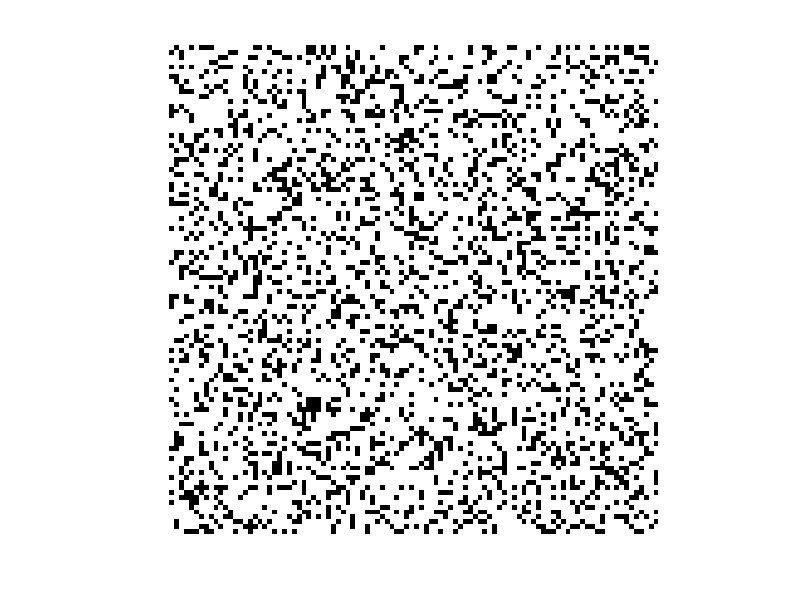

Source code (MATLAB): (Note: this script raises an error after producing the figure.)
clc
clear all
close all
%% init
L = [0,1,2,3];            % label field
M = length(L);            % label number
img = rand(100,100);      % init image
img( img>0.75 ) = 3;
img( (0.5<img)&(img<=0.75) ) = 2;
img( (0.25<img)&(img<=0.5) ) = 1;
img( img<=0.25 ) = 0;
filter = zeros(3,3);      % 3x3 window
alpha = 0                 % 1st-order potential factor
beta = 0.8*[1 1 1 1]      % interaction parameter
clique = cell(1,8);       % c8 c1 c5  b4 b1 b3
                          % c3 [] c4  b2 [] b2
                          % c6 c2 c7  b3 b1 b4
%% funcs
% test block
figure(10)
imshow(img)
% filter = [8 1 5; 3 0 4; 6 2 7]
% clique = updateclique(filter)

% filter = [1 1 0;
%           0 1 1;
%           1 0 1]

% test block
%% calculated parameters
betaC = reshape([beta',beta']',1,8);

%% iteration
[r,c] = size(img);
distribution = 0;
for k = 1:5000
    for i = 1:r
        for j = 1:c
            if (i==1)&&(j==1)
                filter(1,1) = NaN;
                filter(1,2) = NaN;
                filter(1,3) = NaN;
                filter(2,1) = NaN;
                filter(2,2) = img(i,j);
                filter(2,3) = img(i,j+1);
                filter(3,1) = NaN;
                filter(3,2) = img(i+1,j);
                filter(3,3) = img(i+1,j+1);
            end
            if (i==1)&&(j~=1)&&(j~=c)
                filter(1,1) = NaN;
                filter(1,2) = NaN;
                filter(1,3) = NaN;
                filter(2,1) = img(i,j-1);
                filter(2,2) = img(i,j);
                filter(2,3) = img(i,j+1);
                filter(3,1) = img(i+1,j-1);
                filter(3,2) = img(i+1,j);
                filter(3,3) = img(i+1,j+1);
            end
            if (i==1)&&(j==c)
                filter(1,1) = NaN;
                filter(1,2) = NaN;
                filter(1,3) = NaN;
                filter(2,1) = img(i,j-1);
                filter(2,2) = img(i,j);
                filter(2,3) = NaN;
                filter(3,1) = img(i+1,j-1);
                filter(3,2) = img(i+1,j);
                filter(3,3) = NaN;
            end
            
            if (i~=1)&&(i~=r)&&(j==1)
                filter(1,1) = NaN;
                filter(1,2) = img(i-1,j);
                filter(1,3) = img(i-1,j+1);
                filter(2,1) = NaN;
                filter(2,2) = img(i,j);
                filter(2,3) = img(i,j+1);
                filter(3,1) = NaN;
                filter(3,2) = img(i+1,j);
                filter(3,3) = img(i+1,j+1);
            end
            if (i==r)&&(j~=1)&&(j~=c)
                filter(1,1) = img(i-1,j-1);
                filter(1,2) = img(i-1,j);
                filter(1,3) = img(i-1,j+1);
                filter(2,1) = img(i,j-1);
                filter(2,2) = img(i,j);
                filter(2,3) = img(i,j+1);
                filter(3,1) = NaN;
                filter(3,2) = NaN;
                filter(3,3) = NaN;
            end
            
            if (i==r)&&(j==1)
                filter(1,1) = NaN;
                filter(1,2) = img(i-1,j);
                filter(1,3) = img(i-1,j+1);
                filter(2,1) = NaN;
                filter(2,2) = img(i,j);
                filter(2,3) = img(i,j+1);
                filter(3,1) = NaN;
                filter(3,2) = NaN;
                filter(3,3) = NaN;
            end
            
            if (i==r)&&(j==c)
                filter(1,1) = img(i-1,j-1);
                filter(1,2) = img(i-1,j);
                filter(1,3) = NaN;
                filter(2,1) = img(i,j-1);
                filter(2,2) = img(i,j);
                filter(2,3) = NaN;
                filter(3,1) = NaN;
                filter(3,2) = NaN;
                filter(3,3) = NaN;
            end
            
            if (i~=1)&&(i~=r)&&(j==c)
                filter(1,1) = img(i-1,j-1);
                filter(1,2) = img(i-1,j);
                filter(1,3) = NaN;
                filter(2,1) = img(i,j-1);
                filter(2,2) = img(i,j);
                filter(2,3) = NaN;
                filter(3,1) = img(i+1,j-1);
                filter(3,2) = img(i+1,j);
                filter(3,3) = NaN;
            end
            if (i>1)&&(i<r)&&(j>1)&&(j<r)
                filter(1,1) = img(i-1,j-1);
                filter(1,2) = img(i-1,j);
                filter(1,3) = img(i-1,j+1);
                filter(2,1) = img(i,j-1);
                filter(2,2) = img(i,j);
                filter(2,3) = img(i,j+1);
                filter(3,1) = img(i+1,j-1);
                filter(3,2) = img(i+1,j);
                filter(3,3) = img(i+1,j+1);
            end
            
            clique = updateclique(filter);
            Pf = getPf(clique, M, betaC, alpha, L);
            img(i,j) = find(mnrnd(1,Pf)==1) - 1;
            
        end
    end
    k
    figure(1)
    imshow(img)
    
    
end
